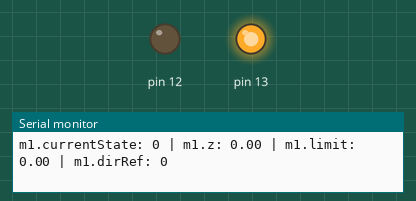
Bench run of a sketch on a simulated Arduino Uno, built with avr-gcc and run on an emulated ATmega328P. Parts: output pins drawn as LEDs (lit = HIGH), the last lines printed to the serial monitor. Random numbers use the default seed unless the sketch sets one.

Above: at 0.1 s.
At 20.6 s:
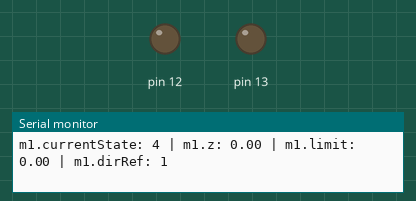
At 39.2 s:
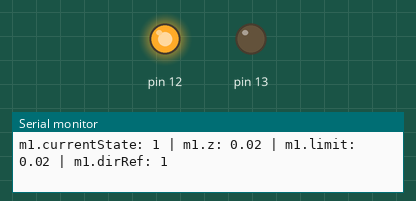
Timing chart, 0 to 40.0 s (numbered marks = the images above):
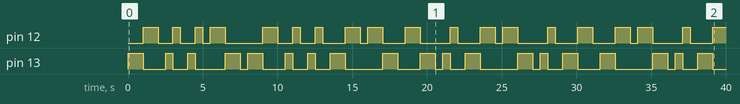

The sketch:

DynaTable_IDE_v3.ino
```cpp
#include <math.h>
#include <stdio.h>
#include <stdlib.h>

// Declaration of structures

struct motorDC {
  float z, limit, v;
  int dirRef, currentState;
};

// Initialization of constants

const int L = 5; // Number of levels

const int D = 500; // Time step size in ms

const float A = 0.02; // Maximum amplitude

// Initialization of variables used in the main functions and the FSM

bool mode = false; // Continuous mode if 'true', pulse mode if 'false'
bool enable = true; // In pulse mode, start cycle if 'true'

// Initialization of motor structures

motorDC m1 = {0, 0, 0.01, 0, 0};
//motorDC m2 = {0, 0, 0.01, 0, 0};

// Rotational direction calculated from the outputs of the rotary encoder

//bool rotEncAPrev = false;
//bool rotDirPrev = false;
//
//bool rotDir (bool rotEncA, bool rotEncB) {
//	bool rotDir = 0;
//
//	if (rotEncA != rotEncAPrev) {
//		rotDir = rotEncA^rotEncB && rotEncA^rotEncAPrev;
//	}else{
//		rotDir = rotDirPrev;
//	}
//	rotEncAPrev=rotEncA;
//	rotDirPrev=rotDir;
//
//	return rotDir;
//
//}

// The FSM used to determine the output of the motor

motorDC stateMachine(motorDC mTemp) {

	switch (mTemp.currentState) {
		case 0:

		if (mode == false || enable == true) {
			while (mTemp.limit == 0) {

				mTemp.limit = 2*A*random(-(L-1)/2,(L-1)/2+1)/(L-1);

			}

			if (mTemp.limit > 0) {
				mTemp.dirRef = 1;
				mTemp.currentState = 1;
			}else if (mTemp.limit < 0) {
				mTemp.dirRef = -1;
				mTemp.currentState = 3;
			}else{
				mTemp.dirRef = 0;
				mTemp.currentState = 0;
			}

		}else{
			mTemp.currentState = 0;
			mTemp.limit = 0;
			mTemp.dirRef = 0;
		}

		break;

		case 1:

		if (mTemp.z >= mTemp.limit) {
			mTemp.currentState = 2;
			mTemp.limit = 0;
			mTemp.dirRef = -1;
		}else{
			mTemp.currentState = 1;
			mTemp.limit = m1.limit;
			mTemp.dirRef = 1;
		}

		break;

		case 2:

		if (mTemp.z <= mTemp.limit) {
			mTemp.currentState = 0;
			mTemp.limit = 0;
			mTemp.dirRef = 0;
		}else{
			mTemp.currentState = 2;
			mTemp.limit = 0;
			mTemp.dirRef = -1;
		}

		break;

		case 3:

		if (mTemp.z <= mTemp.limit) {
			mTemp.currentState = 4;
			mTemp.limit = 0;
			mTemp.dirRef = 1;
		}else{
			mTemp.currentState = 3;
			mTemp.limit = m1.limit;
			mTemp.dirRef = -1;
		}

		break;

		case 4:

		if (mTemp.z >= mTemp.limit) {
			mTemp.currentState = 0;
			mTemp.limit = 0;
			mTemp.dirRef = 0;
		}else{
			mTemp.currentState = 4;
			mTemp.limit = 0;
			mTemp.dirRef = 1;
		}

		break;

	}

  return mTemp;

}

void setup() {
	pinMode(13, OUTPUT);
	pinMode(12, OUTPUT);

//  pinMode(11, OUTPUT);
//  pinMode(10, OUTPUT);

	Serial.begin(9600);

}

void loop() {
  Serial.print("m1.currentState: ");
  Serial.print(m1.currentState);
  Serial.print(" | m1.z: ");
  Serial.print(m1.z);
  Serial.print(" | m1.limit: ");
  Serial.print(m1.limit);
  Serial.print(" | m1.dirRef: ");
  Serial.print(m1.dirRef);

  m1 = stateMachine(m1);

  m1.z = m1.z + m1.dirRef*m1.v;

  Serial.print("\n");

//  Serial.print("m2.currentState: ");
//  Serial.print(m2.currentState);
//  Serial.print(" | m2.z: ");
//  Serial.print(m2.z);
//  Serial.print(" | m2.limit: ");
//  Serial.print(m2.limit);
//  Serial.print(" | m2.dirRef: ");
//  Serial.print(m2.dirRef);
//
//	m2 = stateMachine(m2);
//
//	m2.z = m2.z + m2.dirRef;
//
//  Serial.print("\n");

	switch (m1.dirRef) {
		case -1:

		digitalWrite(13, LOW);
		digitalWrite(12, HIGH);

		break;

		case 0:

		digitalWrite(13, LOW);
		digitalWrite(12, LOW);

		break;

		case 1:

		digitalWrite(13, HIGH);
		digitalWrite(12, LOW);

		break;

	}

//  switch (m2.dirRef) {
//    case -1:
//
//    digitalWrite(11, LOW);
//    digitalWrite(10, HIGH);
//
//    break;
//
//    case 0:
//
//    digitalWrite(11, LOW);
//    digitalWrite(10, LOW);
//
//    break;
//
//    case 1:
//
//    digitalWrite(11, HIGH);
//    digitalWrite(10, LOW);
//
//    break;
//
//  }

//  digitalWrite(13, LOW);
//  digitalWrite(12, LOW);
//
//  digitalWrite(11, LOW);
//  digitalWrite(10, LOW);

	delay(D);

}
```

Measured:
- by itself, pin 12: LOW → HIGH at 1.0 s, → LOW 1.0 s later, → HIGH 1.0 s later, → LOW 0.50 s later, … (37 changes in this stretch)
- by itself, pin 13: LOW → HIGH at 0.00 s, → LOW 1.0 s later, → HIGH 1.5 s later, → LOW 0.50 s later, … (38 changes in this stretch)
